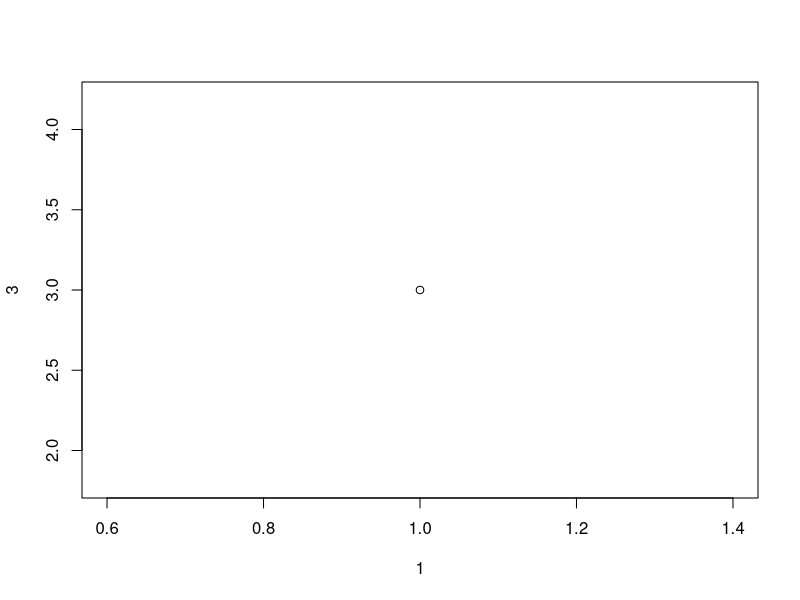
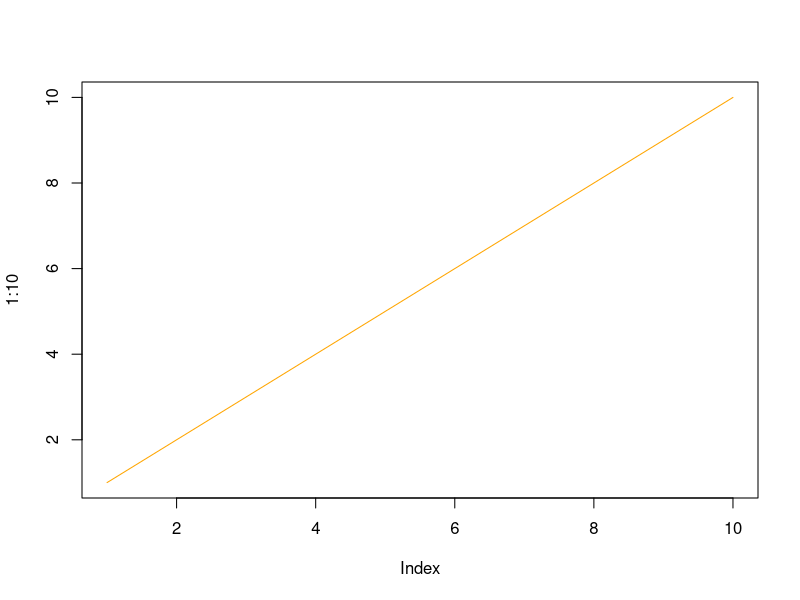
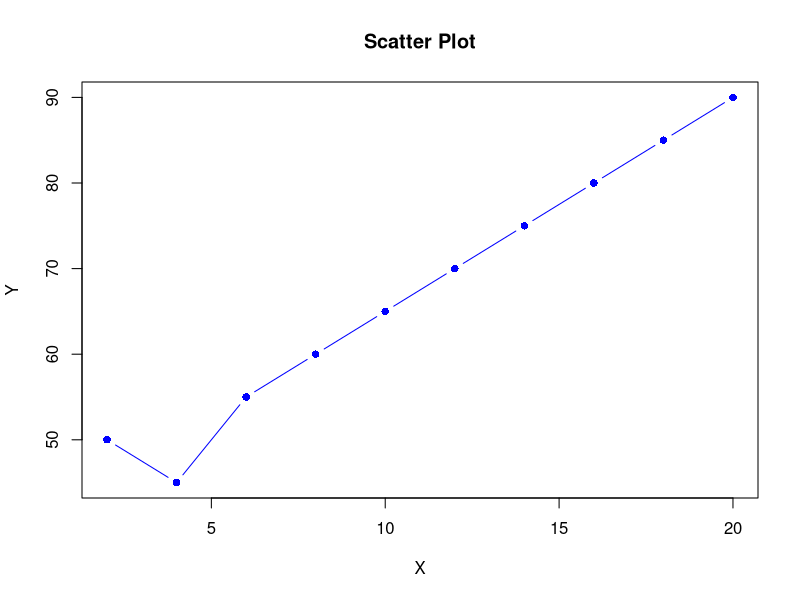
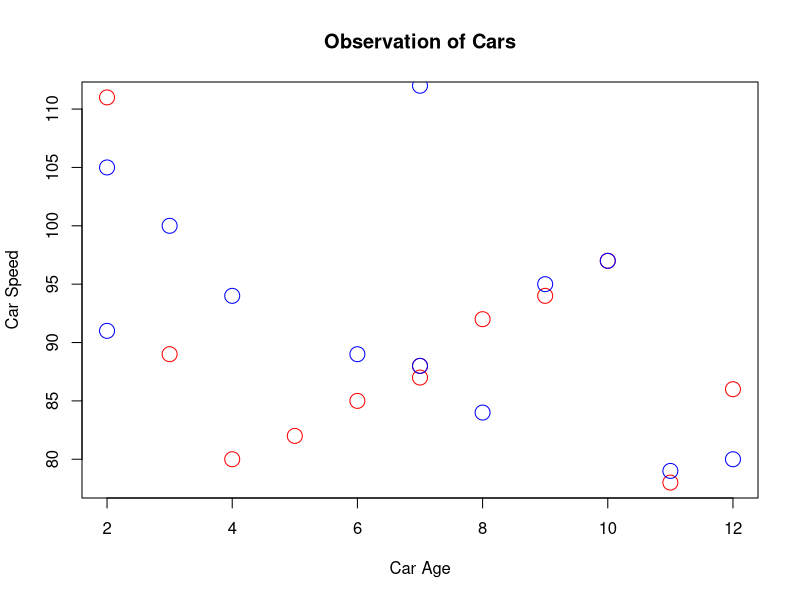
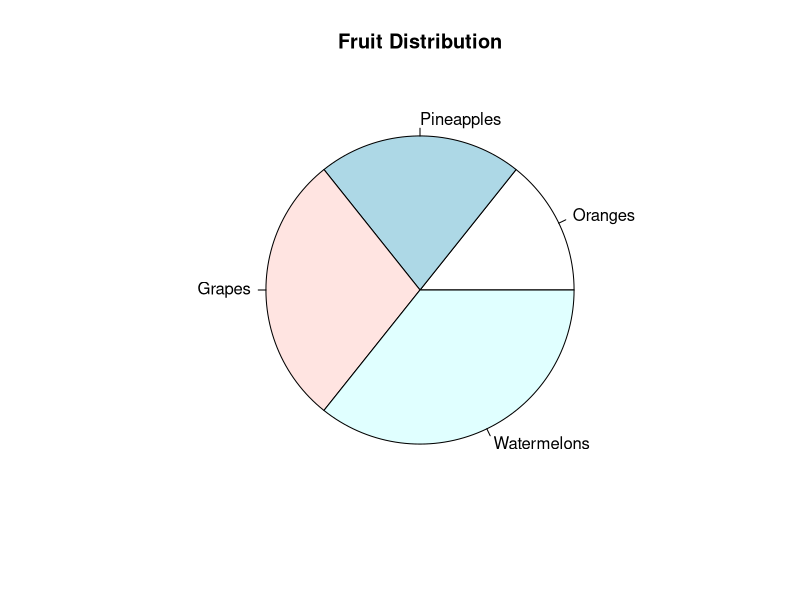
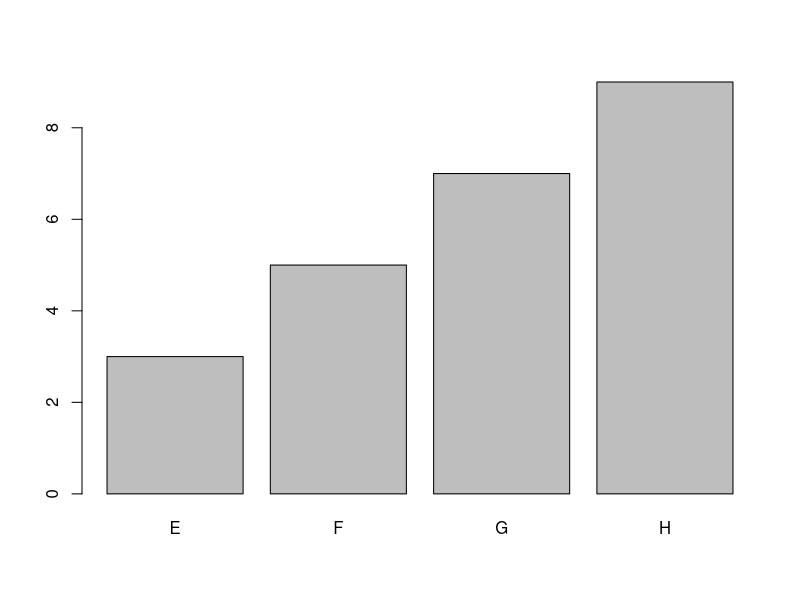
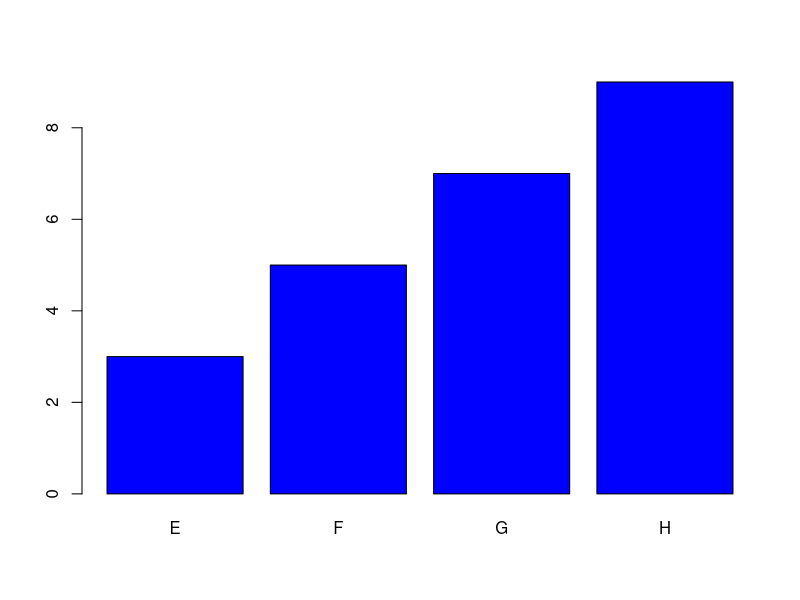
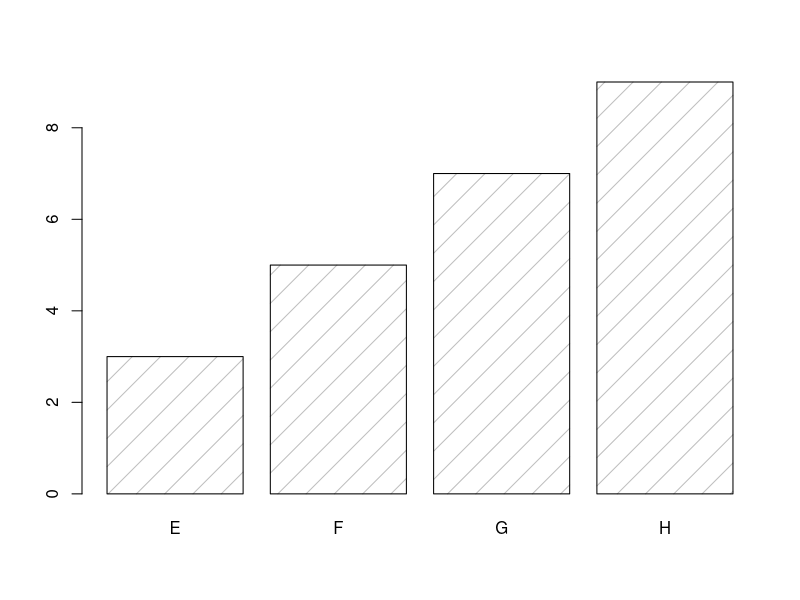

R code for these plots, in order:
plot(1, 3)
plot(1:10, type = "l", col = "orange")

x <- c(2, 4, 6, 8, 10, 12, 14, 16, 18, 20)
y <- c(50, 45, 55, 60, 65, 70, 75, 80, 85, 90)
plot(x, y, type = "b", col = "blue", pch = 16, main = "Scatter Plot", xlab = "X", ylab = "Y")

# Create vectors for the age and speed of cars on day one
x1 <- c(4, 6, 3, 8, 9, 7, 10, 5, 11, 2, 12, 7)
y1 <- c(80, 85, 89, 92, 94, 88, 97, 82, 78, 111, 86, 87)

# Create vectors for the age and speed of cars on day two
x2 <- c(1, 7, 8, 9, 4, 12, 2, 6, 15, 7, 11, 3, 14, 2, 10)
y2 <- c(105, 88, 84, 95, 94, 80, 105, 89, 90, 112, 79, 100, 80, 91, 97)

# Create a scatter plot of car age and speed for day one, with customized settings
plot(x1, y1, main = "Observation of Cars", xlab = "Car Age", ylab = "Car Speed", col = "red", cex = 2)

# Add points for the scatter plot of car age and speed for day two, with customized settings
points(x2, y2, col = "blue", cex = 2)

# Create a vector of pies
x <- c(12, 18, 24, 30)

# Create a vector of labels
mylabel <- c("Oranges", "Pineapples", "Grapes", "Watermelons")

# Display the pie chart with labels
pie(x, label = mylabel, main = "Fruit Distribution")

# x-axis values
x <- c("E", "F", "G", "H")

# y-axis values
y <- c(3, 5, 7, 9)

# Generate a vertical bar chart with four bars, labeled E, F, G, and H
barplot(y, names.arg = x)

# Change color of the bars to blue, enhancing the visual representation
barplot(y, names.arg = x, col = "blue")

# Modify the density parameter to create a different texture for the bars
barplot(y, names.arg = x, density = 5)

# Modify the width parameter to create bars of varying sizes for a distinct visual effect
barplot(y, names.arg = x, width = c(2, 3, 4, 5))
